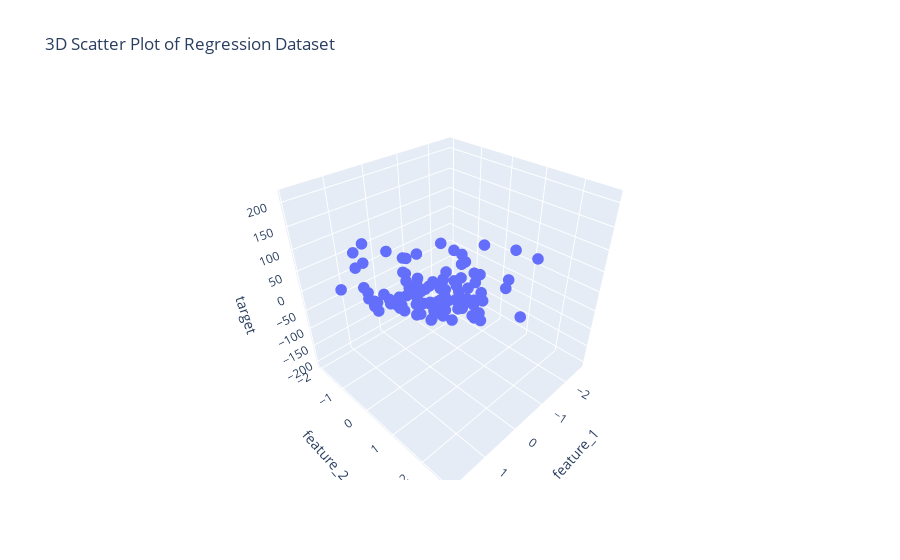

Source (notebook cell):
### Code cell
# creating the graph with plotly
fig = px.scatter_3d(df, x='feature_1', y='feature_2', z='target', title='3D Scatter Plot of Regression Dataset')
fig.update_traces(marker=dict(size=4))  # try 2, 3, or whatever looks good
fig.show()
